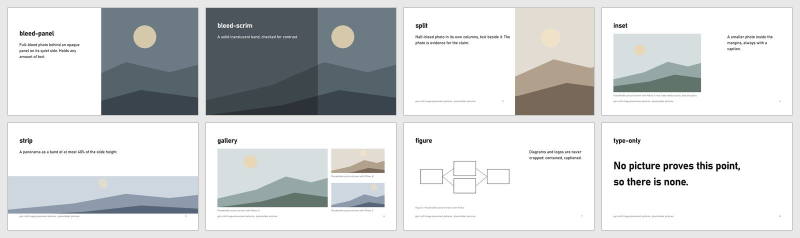
#> input picture examples/image-patterns.jpg, 1600 x 476 px (shown at 1/2 size)
$ python -i imagefx.py   (imports and definitions only)
#> lines starting #> are read from the running program, lines starting #| are printed output that depends on the picture
"""Photo treatments and generated textures for ppt-craft.
Usage:
  python imagefx.py treat <image...> --mode harmonize|gray|duotone|tone --style style.json --out <W>/assets/treated
  python imagefx.py texture --kind paper|grain|dots|grid --opacity 0.06 --style style.json --out <W>/assets/texture-paper.png
  python imagefx.py compare <photo> --style style.json --out <W>/candidates/imagery [--focus x0 y0 x1 y1]
treat writes <stem>-<mode>.jpg (.png when the image has alpha) into --out and never touches the source.
duotone uses the style's ink (dark) and bg (light); if they are too close it falls back to gray.
texture needs a .png --out; --kind/--opacity default to the style's imagery.texture; the size follows the canvas ratio.
compare builds compare.pptx (4 treatments none/harmonize/gray/duotone as bleed-panel slides, then the patterns
bleed-panel/bleed-scrim/split), renders it and writes compare.png (rows "treat" and "pattern"), then prints its path.
It ignores imagery.patterns (it is what the user chooses them from).
Exit codes: 0 ok, 1 processing error, 2 usage error (compare: also no renderer)."""
import argparse
import math
import os
import random
import sys
from pathlib import Path

from PIL import Image, ImageDraw, ImageEnhance, ImageOps

sys.path.insert(0, str(Path(__file__).resolve().parents[1] / "lib"))
from deckkit import Deck  # noqa: E402
from deckkit.legibility import AA_BODY, contrast, hex_rgb, rel_luminance  # noqa: E402
from deckkit.style import PATTERNS, TEXTURES, load_style  # noqa: E402

MODES = ("harmonize", "gray", "duotone", "tone")
MAX_TEXTURE_OPACITY = 0.1


def harmonize(im):
    return ImageEnhance.Color(im.convert("RGB")).enhance(0.92)


def gray(im):
    return ImageOps.grayscale(im).convert("RGB")


# [4 lines left out: function duotone, not called in this run]


def tone(im):
    """Darker and quieter, for photos used as slide backgrounds."""
    return ImageEnhance.Color(ImageEnhance.Brightness(im.convert("RGB")).enhance(0.85)).enhance(0.7)


# [30 lines left out: function texture, not called in this run]


def _warn(msg):
    print(f"[imagefx] warning: {msg}", file=sys.stderr)


DUOTONE_WARNING = "duotone colors too close; using gray"
_RGB_PROFILE_MODES = ("RGB", "RGBA", "P")  # an ICC profile from another color space would be wrong on the RGB output


def _duotone_too_close(style):
    return contrast(hex_rgb(style["color"]["ink"]), hex_rgb(style["color"]["bg"])) < AA_BODY


# [39 lines left out: function treat_file, not called in this run]


COMPARE_TREATMENTS = ("none", "harmonize", "gray", "duotone")
COMPARE_PATTERNS = ("bleed-panel", "bleed-scrim", "split")
COMPARE_BODY = "Body text sits on this side"


# [21 lines left out: function compare, not called in this run]


def _key(path):
    return os.path.normcase(str(Path(path).resolve()))


# [95 lines left out: functions main, _compare_cmd, _texture_cmd, not called in this run]


# [5 lines not run here, left out]

>>> from PIL import Image
>>> picture = Image.open('../examples/image-patterns.jpg')
#> picture is the input picture: PIL image 1600x476 RGB; mean R, G, B 210.5, 212.8, 213.6
>>> result = tone(picture)
#> in tone, `return ImageEnhance.Color(ImageEnhance.Brightness(im.convert("RGB")).e..`:
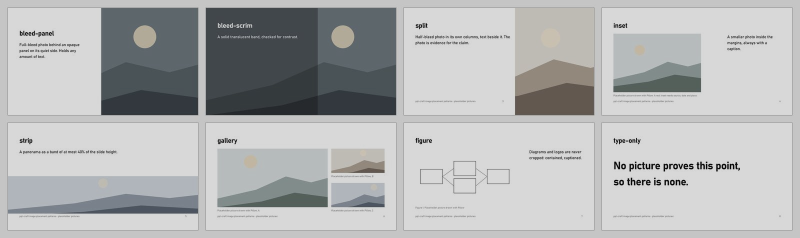
#> returned value: PIL image 1600x476 RGB (shown at 1/2 size); mean R, G, B 178.5, 180, 180.4

$ run again, on examples/business-report/sheet.jpg
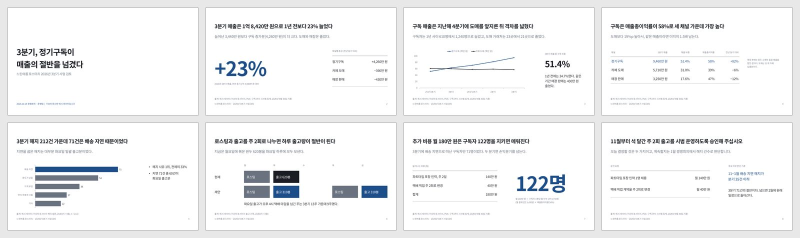
#> input picture examples/business-report/sheet.jpg, 1600 x 476 px (shown at 1/2 size)
#> picture is the input picture: PIL image 1600x476 RGB; mean R, G, B 242.4, 243, 243.8
#> in tone, `return ImageEnhance.Color(ImageEnhance.Brightness(im.convert("RGB")).e..`:
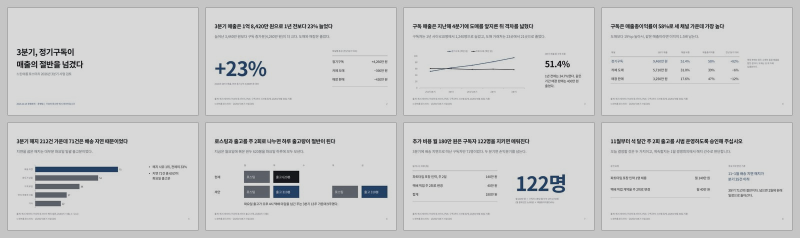
#> returned value: PIL image 1600x476 RGB (shown at 1/2 size); mean R, G, B 205.5, 205.9, 206.3

$ run again, on examples/conference-talk/sheet.jpg
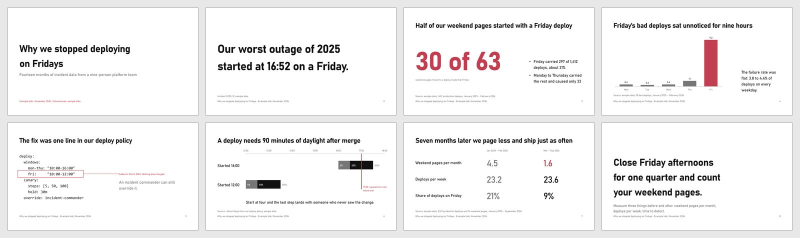
#> input picture examples/conference-talk/sheet.jpg, 1600 x 476 px (shown at 1/2 size)
#> picture is the input picture: PIL image 1600x476 RGB; mean R, G, B 243.2, 242.3, 242.4
#> in tone, `return ImageEnhance.Color(ImageEnhance.Brightness(im.convert("RGB")).e..`:
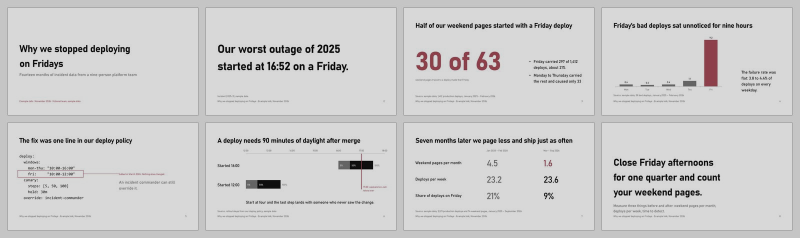
#> returned value: PIL image 1600x476 RGB (shown at 1/2 size); mean R, G, B 205.9, 205.4, 205.5
